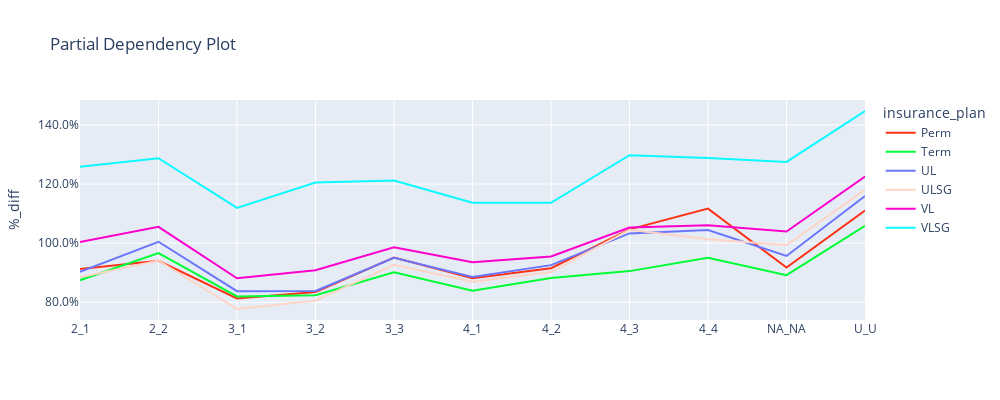

The notebook cell saved with this chart:
### Code cell
charters.pdp(
    model=model,
    df=md_encoded,
    x_axis="class_enh",
    line_color="insurance_plan",
    weight="amount_exposed",
    mapping=mapping,
    display=True,
    n_jobs=-1,
)

### Figure 1 — Plotly figure (JSON) as saved in the notebook; plotly's stock layout.template omitted (floating-point values rounded to 4 significant figures)
{"data": [{"line": {"color": "#FD3216"}, "mode": "lines", "name": "Perm", "type": "scatter", "x": ["2_1", "2_2", "3_1", "3_2", "3_3", "4_1", "4_2", "4_3", "4_4", "NA_NA", "U_U"], "xaxis": "x", "y": [0.9125, 0.9404, 0.813, 0.8347, 0.9511, 0.8812, 0.9154, 1.047, 1.117, 0.9178, 1.111], "yaxis": "y"}, {"line": {"color": "#00FE35"}, "mode": "lines", "name": "Term", "type": "scatter", "x": ["2_1", "2_2", "3_1", "3_2", "3_3", "4_1", "4_2", "4_3", "4_4", "NA_NA", "U_U"], "xaxis": "x", "y": [0.8748, 0.9665, 0.8199, 0.8238, 0.9012, 0.8389, 0.8823, 0.9055, 0.9502, 0.8916, 1.058], "yaxis": "y"}, {"line": {"color": "#6A76FC"}, "mode": "lines", "name": "UL", "type": "scatter", "x": ["2_1", "2_2", "3_1", "3_2", "3_3", "4_1", "4_2", "4_3", "4_4", "NA_NA", "U_U"], "xaxis": "x", "y": [0.9033, 1.005, 0.8374, 0.8382, 0.9506, 0.8856, 0.9257, 1.033, 1.044, 0.9566, 1.159], "yaxis": "y"}, {"line": {"color": "#FED4C4"}, "mode": "lines", "name": "ULSG", "type": "scatter", "x": ["2_1", "2_2", "3_1", "3_2", "3_3", "4_1", "4_2", "4_3", "4_4", "NA_NA", "U_U"], "xaxis": "x", "y": [0.8844, 0.9415, 0.7773, 0.8056, 0.9267, 0.8696, 0.9021, 1.045, 1.013, 0.9936, 1.181], "yaxis": "y"}, {"line": {"color": "#FE00CE"}, "mode": "lines", "name": "VL", "type": "scatter", "x": ["2_1", "2_2", "3_1", "3_2", "3_3", "4_1", "4_2", "4_3", "4_4", "NA_NA", "U_U"], "xaxis": "x", "y": [1.004, 1.055, 0.8811, 0.9088, 0.9858, 0.9353, 0.9551, 1.053, 1.06, 1.039, 1.225], "yaxis": "y"}, {"line": {"color": "#0DF9FF"}, "mode": "lines", "name": "VLSG", "type": "scatter", "x": ["2_1", "2_2", "3_1", "3_2", "3_3", "4_1", "4_2", "4_3", "4_4", "NA_NA", "U_U"], "xaxis": "x", "y": [1.258, 1.287, 1.119, 1.206, 1.212, 1.137, 1.137, 1.298, 1.288, 1.275, 1.447], "yaxis": "y"}], "layout": {"height": 400, "legend": {"title": {"text": "insurance_plan"}}, "title": {"text": "Partial Dependency Plot"}, "width": 1000, "xaxis": {"anchor": "y", "autorange": true, "domain": [0, 1], "range": [0, 10], "type": "category"}, "yaxis": {"anchor": "x", "autorange": true, "domain": [0, 1], "range": [0.7401, 1.484], "tickformat": ".1%", "title": {"text": "%_diff"}, "type": "linear"}}}
